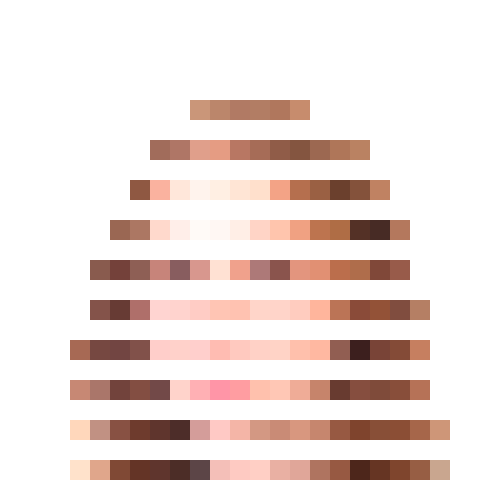
Frame 1 (no input)
Frame 60 (no input): identical to frame 1, image omitted
Frame 120 (the mouse pressed at the canvas centre since frame 60): identical to frame 1, image omitted

The p5.js sketch that drew this single still picture (run headless with seeded random() and noise() and a simulated clock; from frame 60 on, the mouse is pressed at the canvas centre):

// p5.js sketch
// ── sketch.js
function setup() {
  createCanvas(500, 500);
}

function draw() {
  background(255);
  noStroke();

  //line 1
  fill(202, 150, 121)
  rect(190, 100, 20, 20)
  fill(187, 134, 107)
  rect(210, 100, 20, 20)
  fill(177, 122, 100)
  rect(230, 100, 20, 20)
  fill(178, 125, 100)
  rect(250, 100, 20, 20)
  fill(176, 119, 93)
  rect(270, 100, 20, 20)
  fill(199, 140, 109)
  rect(290, 100, 20, 20)

  //   //line 2
  //   fill(189, 134, 115)
  //   rect(170, 120, 20, 20)
  //   fill(173, 119, 94)
  //   rect(190, 120, 20, 20)
  //   fill(176, 121, 102)
  //   rect(210, 120, 20, 20)
  //   fill(160, 110, 89)
  //   rect(230, 120, 20, 20)
  //   fill(164, 114, 91)
  //   rect(250, 120, 20, 20)
  //   fill(164, 114, 91)
  //   rect(250, 120, 20, 20)
  //   fill(134, 88, 53)
  //   rect(270, 120, 20, 20)
  //   fill(150, 98, 74)
  //   rect(290, 120, 20, 20)
  //   fill(178, 119, 91)
  //   rect(310, 120, 20, 20)
  //   fill(198, 138, 106)
  //   rect(330, 120, 20, 20)

  //line 3
  fill(161, 108, 91)
  rect(150, 140, 20, 20)
  fill(175, 118, 102)
  rect(170, 140, 20, 20)
  fill(224, 159, 139)
  rect(190, 140, 20, 20)
  fill(229, 156, 131)
  rect(210, 140, 20, 20)
  fill(184, 119, 99)
  rect(230, 140, 20, 20)
  fill(166, 108, 87)
  rect(250, 140, 20, 20)
  fill(144, 92, 72)
  rect(270, 140, 20, 20)
  fill(132, 85, 64)
  rect(290, 140, 20, 20)
  fill(156, 104, 81)
  rect(310, 140, 20, 20)
  fill(175, 118, 89)
  rect(330, 140, 20, 20)
  fill(186, 130, 98)
  rect(350, 140, 20, 20)

  // //line 4
  //   fill(128, 82, 66)
  //   rect(130, 160, 20, 20)  
  //   fill(177, 115, 94)
  //   rect(150, 160, 20, 20)  
  //   fill(255, 203, 186)
  //   rect(170, 160, 20, 20) 
  //   fill(255, 226, 209)
  //   rect(190, 160, 20, 20)   
  //   fill(255, 220, 201)
  //   rect(210, 160, 20, 20)
  //   fill(255, 209, 186)
  //   rect(230, 160, 20, 20)
  //   fill(246, 172, 147)
  //   rect(250, 160, 20, 20)
  //   fill(176, 109, 84)
  //   rect(270, 160, 20, 20)
  //   fill(154, 96, 71)
  //   rect(290, 160, 20, 20)
  //   fill(128, 83, 64)
  //   rect(310, 160, 20, 20)
  //   fill(142, 92, 71)
  //   rect(330, 160, 20, 20)
  //   fill(188, 127, 98)
  //   rect(350, 160, 20, 20)  

  //line 5
  fill(143, 88, 66)
  rect(130, 180, 20, 20)
  fill(250, 178, 159)
  rect(150, 180, 20, 20)
  fill(255, 231, 218)
  rect(170, 180, 20, 20)
  fill(255, 243, 237)
  rect(190, 180, 20, 20)
  fill(255, 239, 227)
  rect(210, 180, 20, 20)
  fill(255, 229, 213)
  rect(230, 180, 20, 20)
  fill(255, 224, 204)
  rect(250, 180, 20, 20)
  fill(243, 163, 134)
  rect(270, 180, 20, 20)
  fill(181, 111, 78)
  rect(290, 180, 20, 20)
  fill(154, 96, 67)
  rect(310, 180, 20, 20)
  fill(107, 64, 45)
  rect(330, 180, 20, 20)
  fill(132, 82, 59)
  rect(350, 180, 20, 20)
  fill(192, 130, 98)
  rect(370, 180, 20, 20)

  //line 7
  fill(154, 103, 83)
  rect(110, 220, 20, 20)
  fill(172, 119, 99)
  rect(130, 220, 20, 20)
  fill(255, 217, 204)
  rect(150, 220, 20, 20)
  fill(255, 238, 233)
  rect(170, 220, 20, 20)
  fill(255, 250, 247)
  rect(190, 220, 20, 20)
  fill(255, 247, 243)
  rect(210, 220, 20, 20)
  fill(255, 238, 230)
  rect(230, 220, 20, 20)
  fill(255, 212, 198)
  rect(250, 220, 20, 20)
  fill(255, 197, 173)
  rect(270, 220, 20, 20)
  fill(240, 161, 130)
  rect(290, 220, 20, 20)
  fill(189, 116, 79)
  rect(310, 220, 20, 20)
  fill(175, 109, 69)
  rect(330, 220, 20, 20)
  fill(84, 49, 38)
  rect(350, 220, 20, 20)
  fill(71, 43, 37)
  rect(370, 220, 20, 20)
  fill(180, 120, 93)
  rect(390, 220, 20, 20)

  //line 9
  fill(137, 91, 78)
  rect(90, 260, 20, 20)
  fill(116, 65, 58)
  rect(110, 260, 20, 20)
  fill(142, 95, 85)
  rect(130, 260, 20, 20)
  fill(199, 132, 122)
  rect(150, 260, 20, 20)
  fill(136, 93, 95)
  rect(170, 260, 20, 20)
  fill(216, 151, 142)
  rect(190, 260, 20, 20)
  fill(255, 225, 211)
  rect(210, 260, 20, 20)
  fill(240, 161, 140)
  rect(230, 260, 20, 20)
  fill(173, 121, 120)
  rect(250, 260, 20, 20)
  fill(138, 84, 77)
  rect(270, 260, 20, 20)
  fill(227, 149, 126)
  rect(290, 260, 20, 20)
  fill(225, 144, 115)
  rect(310, 260, 20, 20)
  fill(187, 110, 76)
  rect(330, 260, 20, 20)
  fill(175, 109, 75)
  rect(350, 260, 20, 20)
  fill(128, 72, 57)
  rect(370, 260, 20, 20)
  fill(152, 91, 74)
  rect(390, 260, 20, 20)

  //line 11
  fill(132, 83, 74)
  rect(90, 300, 20, 20)
  fill(103, 59, 52)
  rect(110, 300, 20, 20)
  fill(175, 111, 106)
  rect(130, 300, 20, 20)
  fill(255, 212, 209)
  rect(150, 300, 20, 20)
  fill(255, 211, 206)
  rect(170, 300, 20, 20)
  fill(255, 204, 197)
  rect(190, 300, 20, 20)
  fill(255, 197, 180)
  rect(210, 300, 20, 20)
  fill(255, 194, 177)
  rect(230, 300, 20, 20)
  fill(255, 213, 201)
  rect(250, 300, 20, 20)
  fill(255, 212, 201)
  rect(270, 300, 20, 20)
  fill(255, 204, 191)
  rect(290, 300, 20, 20)
  fill(255, 181, 156)
  rect(310, 300, 20, 20)
  fill(187, 116, 86)
  rect(330, 300, 20, 20)
  fill(138, 75, 57)
  rect(350, 300, 20, 20)
  fill(147, 82, 55)
  rect(370, 300, 20, 20)
  fill(128, 77, 63)
  rect(390, 300, 20, 20)
  fill(181, 127, 100)
  rect(410, 300, 20, 20)

  //line 13
  fill(167, 105, 84)
  rect(70, 340, 20, 20)
  fill(118, 72, 65)
  rect(90, 340, 20, 20)
  fill(114, 69, 66)
  rect(110, 340, 20, 20)
  fill(129, 81, 74)
  rect(130, 340, 20, 20)
  fill(255, 206, 202)
  rect(150, 340, 20, 20)
  fill(255, 209, 202)
  rect(170, 340, 20, 20)
  fill(255, 207, 204)
  rect(190, 340, 20, 20)
  fill(255, 188, 178)
  rect(210, 340, 20, 20)
  fill(255, 201, 191)
  rect(230, 340, 20, 20)
  fill(255, 209, 198)
  rect(250, 340, 20, 20)
  fill(255, 211, 198)
  rect(270, 340, 20, 20)
  fill(255, 192, 172)
  rect(290, 340, 20, 20)
  fill(255, 184, 161)
  rect(310, 340, 20, 20)
  fill(145, 94, 82)
  rect(330, 340, 20, 20)
  fill(60, 31, 30)
  rect(350, 340, 20, 20)
  fill(121, 68, 55)
  rect(370, 340, 20, 20)
  fill(132, 75, 55)
  rect(390, 340, 20, 20)
  fill(198, 127, 96)
  rect(410, 340, 20, 20)

  //line 15
  fill(199, 136, 116)
  rect(70, 380, 20, 20)
  fill(170, 118, 106)
  rect(90, 380, 20, 20)
  fill(114, 67, 60)
  rect(110, 380, 20, 20)
  fill(131, 78, 66)
  rect(130, 380, 20, 20)
  fill(114, 73, 72)
  rect(150, 380, 20, 20)
  fill(255, 211, 203)
  rect(170, 380, 20, 20)
  fill(255, 176, 180)
  rect(190, 380, 20, 20)
  fill(255, 149, 167)
  rect(210, 380, 20, 20)
  fill(255, 157, 161)
  rect(230, 380, 20, 20)
  fill(255, 193, 173)
  rect(250, 380, 20, 20)
  fill(255, 199, 181)
  rect(270, 380, 20, 20)
  fill(239, 172, 151)
  rect(290, 380, 20, 20)
  fill(198, 132, 107)
  rect(310, 380, 20, 20)
  fill(104, 59, 48)
  rect(330, 380, 20, 20)
  fill(134, 78, 63)
  rect(350, 380, 20, 20)
  fill(127, 75, 58)
  rect(370, 380, 20, 20)
  fill(136, 78, 58)
  rect(390, 380, 20, 20)
  fill(182, 114, 87)
  rect(410, 380, 20, 20)  
 
  
  //line 17
  fill(255, 215, 187)
  rect(70, 420, 20, 20)
  fill(193, 145, 131)
  rect(90, 420, 20, 20)
  fill(136, 81, 67)
  rect(110, 420, 20, 20)
  fill(110, 59, 45)
  rect(130, 420, 20, 20)
  fill(95, 53, 45)
  rect(150, 420, 20, 20)
  fill(77, 45, 41)
  rect(170, 420, 20, 20)
  fill(212, 157, 154)
  rect(190, 420, 20, 20)
  fill(255, 201, 197)
  rect(210, 420, 20, 20)
  fill(244, 181, 167)
  rect(230, 420, 20, 20)
  fill(211, 152, 131)
  rect(250, 420, 20, 20)
  fill(201, 139, 118)
  rect(270, 420, 20, 20)
  fill(216, 151, 127)
  rect(290, 420, 20, 20)
  fill(198, 134, 110)
  rect(310, 420, 20, 20)
  fill(151, 89, 66)
  rect(330, 420, 20, 20)
  fill(127, 68, 45)
  rect(350, 420, 20, 20)
  fill(136, 79, 55)
  rect(370, 420, 20, 20)
  fill(139, 78, 53)
  rect(390, 420, 20, 20)
  fill(166, 102, 74)
  rect(410, 420, 20, 20)  
  fill(206, 150, 120)
  rect(430, 420, 20, 20)  

  //line 19
  fill(255, 226, 203)
  rect(70, 460, 20, 20)
  fill(224, 166, 139)
  rect(90, 460, 20, 20)
  fill(128, 73, 53)
  rect(110, 460, 20, 20)
  fill(100, 52, 38)
  rect(130, 460, 20, 20)
  fill(95, 53, 45)
  rect(150, 460, 20, 20)
  fill(76, 45, 39)
  rect(170, 460, 20, 20)
  fill(92, 69, 71)
  rect(190, 460, 20, 20)
  fill(244, 191, 184)
  rect(210, 460, 20, 20)
  fill(254, 202, 194)
  rect(230, 460, 20, 20)
  fill(255, 207, 197)
  rect(250, 460, 20, 20)
  fill(233, 176, 163)
  rect(270, 460, 20, 20)
  fill(224, 166, 153)
  rect(290, 460, 20, 20)
  fill(175, 116, 96)
  rect(310, 460, 20, 20)
  fill(151, 89, 66)
  rect(330, 460, 20, 20)
  fill(77, 38, 27)
  rect(350, 460, 20, 20)
  fill(102, 53, 35)
  rect(370, 460, 20, 20)
  fill(127, 69, 45)
  rect(390, 460, 20, 20)
  fill(151, 94, 68)
  rect(410, 460, 20, 20)  
  fill(201, 166, 143)
  rect(430, 460, 20, 20) 


}
